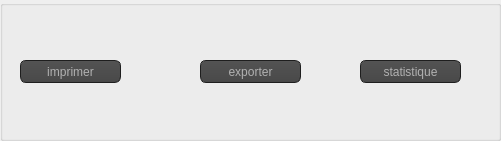
        <widget class="QGroupBox" name="groupBox_3">
         <property name="geometry">
          <rect>
           <x>290</x>
           <y>310</y>
           <width>501</width>
           <height>141</height>
          </rect>
         </property>
         <property name="title">
          <string/>
         </property>
         <widget class="QPushButton" name="btn_statistique">
          <property name="geometry">
           <rect>
            <x>360</x>
            <y>60</y>
            <width>101</width>
            <height>23</height>
           </rect>
          </property>
          <property name="styleSheet">
           <string notr="true">QToolTip
{
     border: 1px solid black;
     background-color: #ffa02f;
     padding: 1px;
     border-radius: 3px;
     opacity: 100;
}

QWidget
{
    color: #b1b1b1;
    background-color: #323232;
}

QWidget:item:hover
{
    background-color: QLinearGradient( x1: 0, y1: 0, x2: 0, y2: 1, stop: 0 #ffa02f, stop: 1 #ca0619);
    color: #000000;
}

QWidget:item:selected
{
    background-color: QLinearGradient( x1: 0, y1: 0, x2: 0, y2: 1, stop: 0 #ffa02f, stop: 1 #d7801a);
}

QMenuBar::item
{
    background: transparent;
}

QMenuBar::item:selected
{
    background: transparent;
    border: 1px solid #ffaa00;
}

QMenuBar::item:pressed
{
    background: #444;
    border: 1px solid #000;
    background-color: QLinearGradient(
        x1:0, y1:0,
        x2:0, y2:1,
        stop:1 #212121,
        stop:0.4 #343434/*,
        stop:0.2 #343434,
        stop:0.1 #ffaa00*/
    );
    margin-bottom:-1px;
    padding-bottom:1px;
}

QMenu
{
    border: 1px solid #000;
}

QMenu::item
{
    padding: 2px 20px 2px 20px;
}

QMenu::item:selected
{
    color: #000000;
}

QWidget:disabled
{
    color: #404040;
    background-color: #323232;
}

QAbstractItemView
{
    background-color: QLinearGradient( x1: 0, y1: 0, x2: 0, y2: 1, stop: 0 #4d4d4d, stop: 0.1 #646464, stop: 1 #5d5d5d);
}

QWidget:focus
{
    /*border: 2px solid QLinearGradient( x1: 0, y1: 0, x2: 0, y2: 1, stop: 0 #ffa02f, stop: 1 #d7801a);*/
}

QLineEdit
{
    background-color: QLinearGradient( x1: 0, y1: 0, x2: 0, y2: 1, stop: 0 #4d4d4d, stop: 0 #646464, stop: 1 #5d5d5d);
    padding: 1px;
    border-style: solid;
    border: 1px solid #1e1e1e;
    border-radius: 5;
}

QPushButton
{
    color: #b1b1b1;
    background-color: QLinearGradient( x1: 0, y1: 0, x2: 0, y2: 1, stop: 0 #565656, stop: 0.1 #525252, stop: 0.5 #4e4e4e, stop: 0.9 #4a4a4a, stop: 1 #464646);
    border-width: 1px;
    border-color: #1e1e1e;
    border-style: solid;
    border-radius: 6;
    padding: 3px;
    font-size: 12px;
    padding-left: 5px;
    padding-right: 5px;
}

QPushButton:pressed
{
    background-color: QLinearGradient( x1: 0, y1: 0, x2: 0, y2: 1, stop: 0 #2d2d2d, stop: 0.1 #2b2b2b, stop: 0.5 #292929, stop: 0.9 #282828, stop: 1 #252525);
}

QComboBox
{
    selection-background-color: #ffaa00;
    background-color: QLinearGradient( x1: 0, y1: 0, x2: 0, y2: 1, stop: 0 #565656, stop: 0.1 #525252, stop: 0.5 #4e4e4e, stop: 0.9 #4a4a4a, stop: 1 #464646);
    border-style: solid;
    border: 1px solid #1e1e1e;
    border-radius: 5;
}

QComboBox:hover,QPushButton:hover
{
    border: 2px solid QLinearGradient( x1: 0, y1: 0, x2: 0, y2: 1, stop: 0 #ffa02f, stop: 1 #d7801a);
}


QComboBox:on
{
    padding-top: 3px;
    padding-left: 4px;
    background-color: QLinearGradient( x1: 0, y1: 0, x2: 0, y2: 1, stop: 0 #2d2d2d, stop: 0.1 #2b2b2b, stop: 0.5 #292929, stop: 0.9 #282828, stop: 1 #252525);
    selection-background-color: #ffaa00;
}

QComboBox QAbstractItemView
{
    border: 2px solid darkgray;
    selection-background-color: QLinearGradient( x1: 0, y1: 0, x2: 0, y2: 1, stop: 0 #ffa02f, stop: 1 #d7801a);
}

QComboBox::drop-down
{
     subcontrol-origin: padding;
     subcontrol-position: top right;
     width: 15px;

     border-left-width: 0px;
     border-left-color: darkgray;
     border-left-style: solid; /* just a single line */
     border-top-right-radius: 3px; /* same radius as the QComboBox */
     border-bottom-right-radius: 3px;
 }

QComboBox::down-arrow
{
     image: url(:/down_arrow.png);
}

QGroupBox:focus
{
border: 2px solid QLinearGradient( x1: 0, y1: 0, x2: 0, y2: 1, stop: 0 #ffa02f, stop: 1 #d7801a);
}

QTextEdit:focus
{
    border: 2px solid QLinearGradient( x1: 0, y1: 0, x2: 0, y2: 1, stop: 0 #ffa02f, stop: 1 #d7801a);
}

QScrollBar:horizontal {
     border: 1px solid #222222;
     background: QLinearGradient( x1: 0, y1: 0, x2: 0, y2: 1, stop: 0.0 #121212, stop: 0.2 #282828, stop: 1 #484848);
     height: 7px;
     margin: 0px 16px 0 16px;
}

QScrollBar::handle:horizontal
{
      background: QLinearGradient( x1: 0, y1: 0, x2: 1, y2: 0, stop: 0 #ffa02f, stop: 0.5 #d7801a, stop: 1 #ffa02f);
      min-height: 20px;
      border-radius: 2px;
}

QScrollBar::add-line:horizontal {
      border: 1px solid #1b1b19;
      border-radius: 2px;
      background: QLinearGradient( x1: 0, y1: 0, x2: 1, y2: 0, stop: 0 #ffa02f, stop: 1 #d7801a);
      width: 14px;
      subcontrol-position: right;
      subcontrol-origin: margin;
}

QScrollBar::sub-line:horizontal {
      border: 1px solid #1b1b19;
      border-radius: 2px;
      background: QLinearGradient( x1: 0, y1: 0, x2: 1, y2: 0, stop: 0 #ffa02f, stop: 1 #d7801a);
      width: 14px;
     subcontrol-position: left;
     subcontrol-origin: margin;
}

QScrollBar::right-arrow:horizontal, QScrollBar::left-arrow:horizontal
{
      border: 1px solid black;
      width: 1px;
      height: 1px;
      background: white;
}

QScrollBar::add-page:horizontal, QScrollBar::sub-page:horizontal
{
      background: none;
}

QScrollBar:vertical
{
      background: QLinearGradient( x1: 0, y1: 0, x2: 1, y2: 0, stop: 0.0 #121212, stop: 0.2 #282828, stop: 1 #484848);
      width: 7px;
      margin: 16px 0 16px 0;
      border: 1px solid #222222;
}

QScrollBar::handle:vertical
{
      background: QLinearGradient( x1: 0, y1: 0, x2: 0, y2: 1, stop: 0 #ffa02f, stop: 0.5 #d7801a, stop: 1 #ffa02f);
      min-height: 20px;
      border-radius: 2px;
}

QScrollBar::add-line:vertical
{
      border: 1px solid #1b1b19;
      border-radius: 2px;
      background: QLinearGradient( x1: 0, y1: 0, x2: 0, y2: 1, stop: 0 #ffa02f, stop: 1 #d7801a);
      height: 14px;
      subcontrol-position: bottom;
      subcontrol-origin: margin;
}

QScrollBar::sub-line:vertical
{
      border: 1px solid #1b1b19;
      border-radius: 2px;
      background: QLinearGradient( x1: 0, y1: 0, x2: 0, y2: 1, stop: 0 #d7801a, stop: 1 #ffa02f);
      height: 14px;
      subcontrol-position: top;
      subcontrol-origin: margin;
}

QScrollBar::up-arrow:vertical, QScrollBar::down-arrow:vertical
{
      border: 1px solid black;
      width: 1px;
      height: 1px;
      background: white;
}


QScrollBar::add-page:vertical, QScrollBar::sub-page:vertical
{
      background: none;
}

QTextEdit
{
    background-color: #242424;
}

QPlainTextEdit
{
    background-color: #242424;
}

QHeaderView::section
{
    background-color: QLinearGradient(x1:0, y1:0, x2:0, y2:1, stop:0 #616161, stop: 0.5 #505050, stop: 0.6 #434343, stop:1 #656565);
    color: white;
    padding-left: 4px;
    border: 1px solid #6c6c6c;
}

QCheckBox:disabled
{
color: #414141;
}

QDockWidget::title
{
    text-align: center;
    spacing: 3px; /* spacing between items in the tool bar */
    background-color: QLinearGradient(x1:0, y1:0, x2:0, y2:1, stop:0 #323232, stop: 0.5 #242424, stop:1 #323232);
}

QDockWidget::close-button, QDockWidget::float-button
{
    text-align: center;
    spacing: 1px; /* spacing between items in the tool bar */
    background-color: QLinearGradient(x1:0, y1:0, x2:0, y2:1, stop:0 #323232, stop: 0.5 #242424, stop:1 #323232);
}

QDockWidget::close-button:hover, QDockWidget::float-button:hover
{
    background: #242424;
}

QDockWidget::close-button:pressed, QDockWidget::float-button:pressed
{
    padding: 1px -1px -1px 1px;
}

QMainWindow::separator
{
    background-color: QLinearGradient(x1:0, y1:0, x2:0, y2:1, stop:0 #161616, stop: 0.5 #151515, stop: 0.6 #212121, stop:1 #343434);
    color: white;
    padding-left: 4px;
    border: 1px solid #4c4c4c;
    spacing: 3px; /* spacing between items in the tool bar */
}

QMainWindow::separator:hover
{

    background-color: QLinearGradient(x1:0, y1:0, x2:0, y2:1, stop:0 #d7801a, stop:0.5 #b56c17 stop:1 #ffa02f);
    color: white;
    padding-left: 4px;
    border: 1px solid #6c6c6c;
    spacing: 3px; /* spacing between items in the tool bar */
}

QToolBar::handle
{
     spacing: 3px; /* spacing between items in the tool bar */
     background: url(:/images/handle.png);
}

QMenu::separator
{
    height: 2px;
    background-color: QLinearGradient(x1:0, y1:0, x2:0, y2:1, stop:0 #161616, stop: 0.5 #151515, stop: 0.6 #212121, stop:1 #343434);
    color: white;
    padding-left: 4px;
    margin-left: 10px;
    margin-right: 5px;
}

QProgressBar
{
    border: 2px solid grey;
    border-radius: 5px;
    text-align: center;
}

QProgressBar::chunk
{
    background-color: #d7801a;
    width: 2.15px;
    margin: 0.5px;
}

QTabBar::tab {
    color: #b1b1b1;
    border: 1px solid #444;
    border-bottom-style: none;
    background-color: #323232;
    padding-left: 10px;
    padding-right: 10px;
    padding-top: 3px;
    padding-bottom: 2px;
    margin-right: -1px;
}

QTabWidget::pane {
    border: 1px solid #444;
    top: 1px;
}

QTabBar::tab:last
{
    margin-right: 0; /* the last selected tab has nothing to overlap with on the right */
    border-top-right-radius: 3px;
}

QTabBar::tab:first:!selected
{
 margin-left: 0px; /* the last selected tab has nothing to overlap with on the right */


    border-top-left-radius: 3px;
}

QTabBar::tab:!selected
{
    color: #b1b1b1;
    border-bottom-style: solid;
    margin-top: 3px;
    background-color: QLinearGradient(x1:0, y1:0, x2:0, y2:1, stop:1 #212121, stop:.4 #343434);
}

QTabBar::tab:selected
{
    border-top-left-radius: 3px;
    border-top-right-radius: 3px;
    margin-bottom: 0px;
}

QTabBar::tab:!selected:hover
{
    /*border-top: 2px solid #ffaa00;
    padding-bottom: 3px;*/
    border-top-left-radius: 3px;
    border-top-right-radius: 3px;
    background-color: QLinearGradient(x1:0, y1:0, x2:0, y2:1, stop:1 #212121, stop:0.4 #343434, stop:0.2 #343434, stop:0.1 #ffaa00);
}

QRadioButton::indicator:checked, QRadioButton::indicator:unchecked{
    color: #b1b1b1;
    background-color: #323232;
    border: 1px solid #b1b1b1;
    border-radius: 6px;
}

QRadioButton::indicator:checked
{
    background-color: qradialgradient(
        cx: 0.5, cy: 0.5,
        fx: 0.5, fy: 0.5,
        radius: 1.0,
        stop: 0.25 #ffaa00,
        stop: 0.3 #323232
    );
}

QCheckBox::indicator{
    color: #b1b1b1;
    background-color: #323232;
    border: 1px solid #b1b1b1;
    width: 9px;
    height: 9px;
}

QRadioButton::indicator
{
    border-radius: 6px;
}

QRadioButton::indicator:hover, QCheckBox::indicator:hover
{
    border: 1px solid #ffaa00;
}

QCheckBox::indicator:checked
{
    image:url(:/images/checkbox.png);
}

QCheckBox::indicator:disabled, QRadioButton::indicator:disabled
{
    border: 1px solid #444;
}</string>
          </property>
          <property name="text">
           <string>statistique</string>
          </property>
         </widget>
         <widget class="QPushButton" name="imprimer">
          <property name="geometry">
           <rect>
            <x>20</x>
            <y>60</y>
            <width>101</width>
            <height>23</height>
           </rect>
          </property>
          <property name="styleSheet">
           <string notr="true">QToolTip
{
     border: 1px solid black;
     background-color: #ffa02f;
     padding: 1px;
     border-radius: 3px;
     opacity: 100;
}

QWidget
{
    color: #b1b1b1;
    background-color: #323232;
}

QWidget:item:hover
{
    background-color: QLinearGradient( x1: 0, y1: 0, x2: 0, y2: 1, stop: 0 #ffa02f, stop: 1 #ca0619);
    color: #000000;
}

QWidget:item:selected
{
    background-color: QLinearGradient( x1: 0, y1: 0, x2: 0, y2: 1, stop: 0 #ffa02f, stop: 1 #d7801a);
}

QMenuBar::item
{
    background: transparent;
}

QMenuBar::item:selected
{
    background: transparent;
    border: 1px solid #ffaa00;
}

QMenuBar::item:pressed
{
    background: #444;
    border: 1px solid #000;
    background-color: QLinearGradient(
        x1:0, y1:0,
        x2:0, y2:1,
        stop:1 #212121,
        stop:0.4 #343434/*,
        stop:0.2 #343434,
        stop:0.1 #ffaa00*/
    );
    margin-bottom:-1px;
    padding-bottom:1px;
}

QMenu
{
    border: 1px solid #000;
}

QMenu::item
{
    padding: 2px 20px 2px 20px;
}

QMenu::item:selected
{
    color: #000000;
}

QWidget:disabled
{
    color: #404040;
    background-color: #323232;
}

QAbstractItemView
{
    background-color: QLinearGradient( x1: 0, y1: 0, x2: 0, y2: 1, stop: 0 #4d4d4d, stop: 0.1 #646464, stop: 1 #5d5d5d);
}

QWidget:focus
{
    /*border: 2px solid QLinearGradient( x1: 0, y1: 0, x2: 0, y2: 1, stop: 0 #ffa02f, stop: 1 #d7801a);*/
}

QLineEdit
{
    background-color: QLinearGradient( x1: 0, y1: 0, x2: 0, y2: 1, stop: 0 #4d4d4d, stop: 0 #646464, stop: 1 #5d5d5d);
    padding: 1px;
    border-style: solid;
    border: 1px solid #1e1e1e;
    border-radius: 5;
}

QPushButton
{
    color: #b1b1b1;
    background-color: QLinearGradient( x1: 0, y1: 0, x2: 0, y2: 1, stop: 0 #565656, stop: 0.1 #525252, stop: 0.5 #4e4e4e, stop: 0.9 #4a4a4a, stop: 1 #464646);
    border-width: 1px;
    border-color: #1e1e1e;
    border-style: solid;
    border-radius: 6;
    padding: 3px;
    font-size: 12px;
    padding-left: 5px;
    padding-right: 5px;
}

QPushButton:pressed
{
    background-color: QLinearGradient( x1: 0, y1: 0, x2: 0, y2: 1, stop: 0 #2d2d2d, stop: 0.1 #2b2b2b, stop: 0.5 #292929, stop: 0.9 #282828, stop: 1 #252525);
}

QComboBox
{
    selection-background-color: #ffaa00;
    background-color: QLinearGradient( x1: 0, y1: 0, x2: 0, y2: 1, stop: 0 #565656, stop: 0.1 #525252, stop: 0.5 #4e4e4e, stop: 0.9 #4a4a4a, stop: 1 #464646);
    border-style: solid;
    border: 1px solid #1e1e1e;
    border-radius: 5;
}

QComboBox:hover,QPushButton:hover
{
    border: 2px solid QLinearGradient( x1: 0, y1: 0, x2: 0, y2: 1, stop: 0 #ffa02f, stop: 1 #d7801a);
}


QComboBox:on
{
    padding-top: 3px;
    padding-left: 4px;
    background-color: QLinearGradient( x1: 0, y1: 0, x2: 0, y2: 1, stop: 0 #2d2d2d, stop: 0.1 #2b2b2b, stop: 0.5 #292929, stop: 0.9 #282828, stop: 1 #252525);
    selection-background-color: #ffaa00;
}

QComboBox QAbstractItemView
{
    border: 2px solid darkgray;
    selection-background-color: QLinearGradient( x1: 0, y1: 0, x2: 0, y2: 1, stop: 0 #ffa02f, stop: 1 #d7801a);
}

QComboBox::drop-down
{
     subcontrol-origin: padding;
     subcontrol-position: top right;
     width: 15px;

     border-left-width: 0px;
     border-left-color: darkgray;
     border-left-style: solid; /* just a single line */
     border-top-right-radius: 3px; /* same radius as the QComboBox */
     border-bottom-right-radius: 3px;
 }

QComboBox::down-arrow
{
     image: url(:/down_arrow.png);
}

QGroupBox:focus
{
border: 2px solid QLinearGradient( x1: 0, y1: 0, x2: 0, y2: 1, stop: 0 #ffa02f, stop: 1 #d7801a);
}

QTextEdit:focus
{
    border: 2px solid QLinearGradient( x1: 0, y1: 0, x2: 0, y2: 1, stop: 0 #ffa02f, stop: 1 #d7801a);
}

QScrollBar:horizontal {
     border: 1px solid #222222;
     background: QLinearGradient( x1: 0, y1: 0, x2: 0, y2: 1, stop: 0.0 #121212, stop: 0.2 #282828, stop: 1 #484848);
     height: 7px;
     margin: 0px 16px 0 16px;
}

QScrollBar::handle:horizontal
{
      background: QLinearGradient( x1: 0, y1: 0, x2: 1, y2: 0, stop: 0 #ffa02f, stop: 0.5 #d7801a, stop: 1 #ffa02f);
      min-height: 20px;
      border-radius: 2px;
}

QScrollBar::add-line:horizontal {
      border: 1px solid #1b1b19;
      border-radius: 2px;
      background: QLinearGradient( x1: 0, y1: 0, x2: 1, y2: 0, stop: 0 #ffa02f, stop: 1 #d7801a);
      width: 14px;
      subcontrol-position: right;
      subcontrol-origin: margin;
}

QScrollBar::sub-line:horizontal {
      border: 1px solid #1b1b19;
      border-radius: 2px;
      background: QLinearGradient( x1: 0, y1: 0, x2: 1, y2: 0, stop: 0 #ffa02f, stop: 1 #d7801a);
      width: 14px;
     subcontrol-position: left;
     subcontrol-origin: margin;
}

QScrollBar::right-arrow:horizontal, QScrollBar::left-arrow:horizontal
{
      border: 1px solid black;
      width: 1px;
      height: 1px;
      background: white;
}

QScrollBar::add-page:horizontal, QScrollBar::sub-page:horizontal
{
      background: none;
}

QScrollBar:vertical
{
      background: QLinearGradient( x1: 0, y1: 0, x2: 1, y2: 0, stop: 0.0 #121212, stop: 0.2 #282828, stop: 1 #484848);
      width: 7px;
      margin: 16px 0 16px 0;
      border: 1px solid #222222;
}

QScrollBar::handle:vertical
{
      background: QLinearGradient( x1: 0, y1: 0, x2: 0, y2: 1, stop: 0 #ffa02f, stop: 0.5 #d7801a, stop: 1 #ffa02f);
      min-height: 20px;
      border-radius: 2px;
}

QScrollBar::add-line:vertical
{
      border: 1px solid #1b1b19;
      border-radius: 2px;
      background: QLinearGradient( x1: 0, y1: 0, x2: 0, y2: 1, stop: 0 #ffa02f, stop: 1 #d7801a);
      height: 14px;
      subcontrol-position: bottom;
      subcontrol-origin: margin;
}

QScrollBar::sub-line:vertical
{
      border: 1px solid #1b1b19;
      border-radius: 2px;
      background: QLinearGradient( x1: 0, y1: 0, x2: 0, y2: 1, stop: 0 #d7801a, stop: 1 #ffa02f);
      height: 14px;
      subcontrol-position: top;
      subcontrol-origin: margin;
}

QScrollBar::up-arrow:vertical, QScrollBar::down-arrow:vertical
{
      border: 1px solid black;
      width: 1px;
      height: 1px;
      background: white;
}


QScrollBar::add-page:vertical, QScrollBar::sub-page:vertical
{
      background: none;
}

QTextEdit
{
    background-color: #242424;
}

QPlainTextEdit
{
    background-color: #242424;
}

QHeaderView::section
{
    background-color: QLinearGradient(x1:0, y1:0, x2:0, y2:1, stop:0 #616161, stop: 0.5 #505050, stop: 0.6 #434343, stop:1 #656565);
    color: white;
    padding-left: 4px;
    border: 1px solid #6c6c6c;
}

QCheckBox:disabled
{
color: #414141;
}

QDockWidget::title
{
    text-align: center;
    spacing: 3px; /* spacing between items in the tool bar */
    background-color: QLinearGradient(x1:0, y1:0, x2:0, y2:1, stop:0 #323232, stop: 0.5 #242424, stop:1 #323232);
}

QDockWidget::close-button, QDockWidget::float-button
{
    text-align: center;
    spacing: 1px; /* spacing between items in the tool bar */
    background-color: QLinearGradient(x1:0, y1:0, x2:0, y2:1, stop:0 #323232, stop: 0.5 #242424, stop:1 #323232);
}

QDockWidget::close-button:hover, QDockWidget::float-button:hover
{
    background: #242424;
}

QDockWidget::close-button:pressed, QDockWidget::float-button:pressed
{
    padding: 1px -1px -1px 1px;
}

QMainWindow::separator
{
    background-color: QLinearGradient(x1:0, y1:0, x2:0, y2:1, stop:0 #161616, stop: 0.5 #151515, stop: 0.6 #212121, stop:1 #343434);
    color: white;
    padding-left: 4px;
    border: 1px solid #4c4c4c;
    spacing: 3px; /* spacing between items in the tool bar */
}

QMainWindow::separator:hover
{

    background-color: QLinearGradient(x1:0, y1:0, x2:0, y2:1, stop:0 #d7801a, stop:0.5 #b56c17 stop:1 #ffa02f);
    color: white;
    padding-left: 4px;
    border: 1px solid #6c6c6c;
    spacing: 3px; /* spacing between items in the tool bar */
}

QToolBar::handle
{
     spacing: 3px; /* spacing between items in the tool bar */
     background: url(:/images/handle.png);
}

QMenu::separator
{
    height: 2px;
    background-color: QLinearGradient(x1:0, y1:0, x2:0, y2:1, stop:0 #161616, stop: 0.5 #151515, stop: 0.6 #212121, stop:1 #343434);
    color: white;
    padding-left: 4px;
    margin-left: 10px;
    margin-right: 5px;
}

QProgressBar
{
    border: 2px solid grey;
    border-radius: 5px;
    text-align: center;
}

QProgressBar::chunk
{
    background-color: #d7801a;
    width: 2.15px;
    margin: 0.5px;
}

QTabBar::tab {
    color: #b1b1b1;
    border: 1px solid #444;
    border-bottom-style: none;
    background-color: #323232;
    padding-left: 10px;
    padding-right: 10px;
    padding-top: 3px;
    padding-bottom: 2px;
    margin-right: -1px;
}

QTabWidget::pane {
    border: 1px solid #444;
    top: 1px;
}

QTabBar::tab:last
{
    margin-right: 0; /* the last selected tab has nothing to overlap with on the right */
    border-top-right-radius: 3px;
}

QTabBar::tab:first:!selected
{
 margin-left: 0px; /* the last selected tab has nothing to overlap with on the right */


    border-top-left-radius: 3px;
}

QTabBar::tab:!selected
{
    color: #b1b1b1;
    border-bottom-style: solid;
    margin-top: 3px;
    background-color: QLinearGradient(x1:0, y1:0, x2:0, y2:1, stop:1 #212121, stop:.4 #343434);
}

QTabBar::tab:selected
{
    border-top-left-radius: 3px;
    border-top-right-radius: 3px;
    margin-bottom: 0px;
}

QTabBar::tab:!selected:hover
{
    /*border-top: 2px solid #ffaa00;
    padding-bottom: 3px;*/
    border-top-left-radius: 3px;
    border-top-right-radius: 3px;
    background-color: QLinearGradient(x1:0, y1:0, x2:0, y2:1, stop:1 #212121, stop:0.4 #343434, stop:0.2 #343434, stop:0.1 #ffaa00);
}

QRadioButton::indicator:checked, QRadioButton::indicator:unchecked{
    color: #b1b1b1;
    background-color: #323232;
    border: 1px solid #b1b1b1;
    border-radius: 6px;
}

QRadioButton::indicator:checked
{
    background-color: qradialgradient(
        cx: 0.5, cy: 0.5,
        fx: 0.5, fy: 0.5,
        radius: 1.0,
        stop: 0.25 #ffaa00,
        stop: 0.3 #323232
    );
}

QCheckBox::indicator{
    color: #b1b1b1;
    background-color: #323232;
    border: 1px solid #b1b1b1;
    width: 9px;
    height: 9px;
}

QRadioButton::indicator
{
    border-radius: 6px;
}

QRadioButton::indicator:hover, QCheckBox::indicator:hover
{
    border: 1px solid #ffaa00;
}

QCheckBox::indicator:checked
{
    image:url(:/images/checkbox.png);
}

QCheckBox::indicator:disabled, QRadioButton::indicator:disabled
{
    border: 1px solid #444;
}</string>
          </property>
          <property name="text">
           <string>imprimer</string>
          </property>
         </widget>
         <widget class="QPushButton" name="btn_exporter">
          <property name="geometry">
           <rect>
            <x>200</x>
            <y>60</y>
            <width>101</width>
            <height>23</height>
           </rect>
          </property>
          <property name="styleSheet">
           <string notr="true">QToolTip
{
     border: 1px solid black;
     background-color: #ffa02f;
     padding: 1px;
     border-radius: 3px;
     opacity: 100;
}

QWidget
{
    color: #b1b1b1;
    background-color: #323232;
}

QWidget:item:hover
{
    background-color: QLinearGradient( x1: 0, y1: 0, x2: 0, y2: 1, stop: 0 #ffa02f, stop: 1 #ca0619);
    color: #000000;
}

QWidget:item:selected
{
    background-color: QLinearGradient( x1: 0, y1: 0, x2: 0, y2: 1, stop: 0 #ffa02f, stop: 1 #d7801a);
}

QMenuBar::item
{
    background: transparent;
}

QMenuBar::item:selected
{
    background: transparent;
    border: 1px solid #ffaa00;
}

QMenuBar::item:pressed
{
    background: #444;
    border: 1px solid #000;
    background-color: QLinearGradient(
        x1:0, y1:0,
        x2:0, y2:1,
        stop:1 #212121,
        stop:0.4 #343434/*,
        stop:0.2 #343434,
        stop:0.1 #ffaa00*/
    );
    margin-bottom:-1px;
    padding-bottom:1px;
}

QMenu
{
    border: 1px solid #000;
}

QMenu::item
{
    padding: 2px 20px 2px 20px;
}

QMenu::item:selected
{
    color: #000000;
}

QWidget:disabled
{
    color: #404040;
    background-color: #323232;
}

QAbstractItemView
{
    background-color: QLinearGradient( x1: 0, y1: 0, x2: 0, y2: 1, stop: 0 #4d4d4d, stop: 0.1 #646464, stop: 1 #5d5d5d);
}

QWidget:focus
{
    /*border: 2px solid QLinearGradient( x1: 0, y1: 0, x2: 0, y2: 1, stop: 0 #ffa02f, stop: 1 #d7801a);*/
}

QLineEdit
{
    background-color: QLinearGradient( x1: 0, y1: 0, x2: 0, y2: 1, stop: 0 #4d4d4d, stop: 0 #646464, stop: 1 #5d5d5d);
    padding: 1px;
    border-style: solid;
    border: 1px solid #1e1e1e;
    border-radius: 5;
}

QPushButton
{
    color: #b1b1b1;
    background-color: QLinearGradient( x1: 0, y1: 0, x2: 0, y2: 1, stop: 0 #565656, stop: 0.1 #525252, stop: 0.5 #4e4e4e, stop: 0.9 #4a4a4a, stop: 1 #464646);
    border-width: 1px;
    border-color: #1e1e1e;
    border-style: solid;
    border-radius: 6;
    padding: 3px;
    font-size: 12px;
    padding-left: 5px;
    padding-right: 5px;
}

QPushButton:pressed
{
    background-color: QLinearGradient( x1: 0, y1: 0, x2: 0, y2: 1, stop: 0 #2d2d2d, stop: 0.1 #2b2b2b, stop: 0.5 #292929, stop: 0.9 #282828, stop: 1 #252525);
}

QComboBox
{
    selection-background-color: #ffaa00;
    background-color: QLinearGradient( x1: 0, y1: 0, x2: 0, y2: 1, stop: 0 #565656, stop: 0.1 #525252, stop: 0.5 #4e4e4e, stop: 0.9 #4a4a4a, stop: 1 #464646);
    border-style: solid;
    border: 1px solid #1e1e1e;
    border-radius: 5;
}

QComboBox:hover,QPushButton:hover
{
    border: 2px solid QLinearGradient( x1: 0, y1: 0, x2: 0, y2: 1, stop: 0 #ffa02f, stop: 1 #d7801a);
}


QComboBox:on
{
    padding-top: 3px;
    padding-left: 4px;
    background-color: QLinearGradient( x1: 0, y1: 0, x2: 0, y2: 1, stop: 0 #2d2d2d, stop: 0.1 #2b2b2b, stop: 0.5 #292929, stop: 0.9 #282828, stop: 1 #252525);
    selection-background-color: #ffaa00;
}

QComboBox QAbstractItemView
{
    border: 2px solid darkgray;
    selection-background-color: QLinearGradient( x1: 0, y1: 0, x2: 0, y2: 1, stop: 0 #ffa02f, stop: 1 #d7801a);
}

QComboBox::drop-down
{
     subcontrol-origin: padding;
     subcontrol-position: top right;
     width: 15px;

     border-left-width: 0px;
     border-left-color: darkgray;
     border-left-style: solid; /* just a single line */
     border-top-right-radius: 3px; /* same radius as the QComboBox */
     border-bottom-right-radius: 3px;
 }

QComboBox::down-arrow
{
     image: url(:/down_arrow.png);
}

QGroupBox:focus
{
border: 2px solid QLinearGradient( x1: 0, y1: 0, x2: 0, y2: 1, stop: 0 #ffa02f, stop: 1 #d7801a);
}

QTextEdit:focus
{
    border: 2px solid QLinearGradient( x1: 0, y1: 0, x2: 0, y2: 1, stop: 0 #ffa02f, stop: 1 #d7801a);
}

QScrollBar:horizontal {
     border: 1px solid #222222;
     background: QLinearGradient( x1: 0, y1: 0, x2: 0, y2: 1, stop: 0.0 #121212, stop: 0.2 #282828, stop: 1 #484848);
     height: 7px;
     margin: 0px 16px 0 16px;
}

QScrollBar::handle:horizontal
{
      background: QLinearGradient( x1: 0, y1: 0, x2: 1, y2: 0, stop: 0 #ffa02f, stop: 0.5 #d7801a, stop: 1 #ffa02f);
      min-height: 20px;
      border-radius: 2px;
}

QScrollBar::add-line:horizontal {
      border: 1px solid #1b1b19;
      border-radius: 2px;
      background: QLinearGradient( x1: 0, y1: 0, x2: 1, y2: 0, stop: 0 #ffa02f, stop: 1 #d7801a);
      width: 14px;
      subcontrol-position: right;
      subcontrol-origin: margin;
}

QScrollBar::sub-line:horizontal {
      border: 1px solid #1b1b19;
      border-radius: 2px;
      background: QLinearGradient( x1: 0, y1: 0, x2: 1, y2: 0, stop: 0 #ffa02f, stop: 1 #d7801a);
      width: 14px;
     subcontrol-position: left;
     subcontrol-origin: margin;
}

QScrollBar::right-arrow:horizontal, QScrollBar::left-arrow:horizontal
{
      border: 1px solid black;
      width: 1px;
      height: 1px;
      background: white;
}

QScrollBar::add-page:horizontal, QScrollBar::sub-page:horizontal
{
      background: none;
}

QScrollBar:vertical
{
      background: QLinearGradient( x1: 0, y1: 0, x2: 1, y2: 0, stop: 0.0 #121212, stop: 0.2 #282828, stop: 1 #484848);
      width: 7px;
      margin: 16px 0 16px 0;
      border: 1px solid #222222;
}

QScrollBar::handle:vertical
{
      background: QLinearGradient( x1: 0, y1: 0, x2: 0, y2: 1, stop: 0 #ffa02f, stop: 0.5 #d7801a, stop: 1 #ffa02f);
      min-height: 20px;
      border-radius: 2px;
}

QScrollBar::add-line:vertical
{
      border: 1px solid #1b1b19;
      border-radius: 2px;
      background: QLinearGradient( x1: 0, y1: 0, x2: 0, y2: 1, stop: 0 #ffa02f, stop: 1 #d7801a);
      height: 14px;
      subcontrol-position: bottom;
      subcontrol-origin: margin;
}

QScrollBar::sub-line:vertical
{
      border: 1px solid #1b1b19;
      border-radius: 2px;
      background: QLinearGradient( x1: 0, y1: 0, x2: 0, y2: 1, stop: 0 #d7801a, stop: 1 #ffa02f);
      height: 14px;
      subcontrol-position: top;
      subcontrol-origin: margin;
}

QScrollBar::up-arrow:vertical, QScrollBar::down-arrow:vertical
{
      border: 1px solid black;
      width: 1px;
      height: 1px;
      background: white;
}


QScrollBar::add-page:vertical, QScrollBar::sub-page:vertical
{
      background: none;
}

QTextEdit
{
    background-color: #242424;
}

QPlainTextEdit
{
    background-color: #242424;
}

QHeaderView::section
{
    background-color: QLinearGradient(x1:0, y1:0, x2:0, y2:1, stop:0 #616161, stop: 0.5 #505050, stop: 0.6 #434343, stop:1 #656565);
    color: white;
    padding-left: 4px;
    border: 1px solid #6c6c6c;
}

QCheckBox:disabled
{
color: #414141;
}

QDockWidget::title
{
    text-align: center;
    spacing: 3px; /* spacing between items in the tool bar */
    background-color: QLinearGradient(x1:0, y1:0, x2:0, y2:1, stop:0 #323232, stop: 0.5 #242424, stop:1 #323232);
}

QDockWidget::close-button, QDockWidget::float-button
{
    text-align: center;
    spacing: 1px; /* spacing between items in the tool bar */
    background-color: QLinearGradient(x1:0, y1:0, x2:0, y2:1, stop:0 #323232, stop: 0.5 #242424, stop:1 #323232);
}

QDockWidget::close-button:hover, QDockWidget::float-button:hover
{
    background: #242424;
}

QDockWidget::close-button:pressed, QDockWidget::float-button:pressed
{
    padding: 1px -1px -1px 1px;
}

QMainWindow::separator
{
    background-color: QLinearGradient(x1:0, y1:0, x2:0, y2:1, stop:0 #161616, stop: 0.5 #151515, stop: 0.6 #212121, stop:1 #343434);
    color: white;
    padding-left: 4px;
    border: 1px solid #4c4c4c;
    spacing: 3px; /* spacing between items in the tool bar */
}

QMainWindow::separator:hover
{

    background-color: QLinearGradient(x1:0, y1:0, x2:0, y2:1, stop:0 #d7801a, stop:0.5 #b56c17 stop:1 #ffa02f);
    color: white;
    padding-left: 4px;
    border: 1px solid #6c6c6c;
    spacing: 3px; /* spacing between items in the tool bar */
}

QToolBar::handle
{
     spacing: 3px; /* spacing between items in the tool bar */
     background: url(:/images/handle.png);
}

QMenu::separator
{
    height: 2px;
    background-color: QLinearGradient(x1:0, y1:0, x2:0, y2:1, stop:0 #161616, stop: 0.5 #151515, stop: 0.6 #212121, stop:1 #343434);
    color: white;
    padding-left: 4px;
    margin-left: 10px;
    margin-right: 5px;
}

QProgressBar
{
    border: 2px solid grey;
    border-radius: 5px;
    text-align: center;
}

QProgressBar::chunk
{
    background-color: #d7801a;
    width: 2.15px;
    margin: 0.5px;
}

QTabBar::tab {
    color: #b1b1b1;
    border: 1px solid #444;
    border-bottom-style: none;
    background-color: #323232;
    padding-left: 10px;
    padding-right: 10px;
    padding-top: 3px;
    padding-bottom: 2px;
    margin-right: -1px;
}

QTabWidget::pane {
    border: 1px solid #444;
    top: 1px;
}

QTabBar::tab:last
{
    margin-right: 0; /* the last selected tab has nothing to overlap with on the right */
    border-top-right-radius: 3px;
}

QTabBar::tab:first:!selected
{
 margin-left: 0px; /* the last selected tab has nothing to overlap with on the right */


    border-top-left-radius: 3px;
}

QTabBar::tab:!selected
{
    color: #b1b1b1;
    border-bottom-style: solid;
    margin-top: 3px;
    background-color: QLinearGradient(x1:0, y1:0, x2:0, y2:1, stop:1 #212121, stop:.4 #343434);
}

QTabBar::tab:selected
{
    border-top-left-radius: 3px;
    border-top-right-radius: 3px;
    margin-bottom: 0px;
}

QTabBar::tab:!selected:hover
{
    /*border-top: 2px solid #ffaa00;
    padding-bottom: 3px;*/
    border-top-left-radius: 3px;
    border-top-right-radius: 3px;
    background-color: QLinearGradient(x1:0, y1:0, x2:0, y2:1, stop:1 #212121, stop:0.4 #343434, stop:0.2 #343434, stop:0.1 #ffaa00);
}

QRadioButton::indicator:checked, QRadioButton::indicator:unchecked{
    color: #b1b1b1;
    background-color: #323232;
    border: 1px solid #b1b1b1;
    border-radius: 6px;
}

QRadioButton::indicator:checked
{
    background-color: qradialgradient(
        cx: 0.5, cy: 0.5,
        fx: 0.5, fy: 0.5,
        radius: 1.0,
        stop: 0.25 #ffaa00,
        stop: 0.3 #323232
    );
}

QCheckBox::indicator{
    color: #b1b1b1;
    background-color: #323232;
    border: 1px solid #b1b1b1;
    width: 9px;
    height: 9px;
}

QRadioButton::indicator
{
    border-radius: 6px;
}

QRadioButton::indicator:hover, QCheckBox::indicator:hover
{
    border: 1px solid #ffaa00;
}

QCheckBox::indicator:checked
{
    image:url(:/images/checkbox.png);
}

QCheckBox::indicator:disabled, QRadioButton::indicator:disabled
{
    border: 1px solid #444;
}</string>
          </property>
          <property name="text">
           <string>exporter</string>
          </property>
         </widget>
        </widget>
